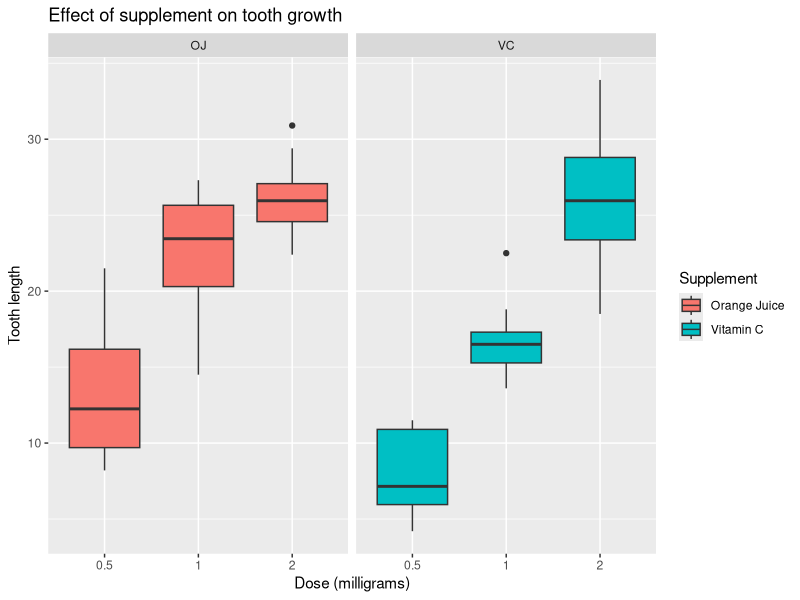

The R script that drew this image:
## ---- chunk 1
knitr::opts_chunk$set(warning=FALSE, message=FALSE)
library('ggplot2')
library('dplyr')
data(ToothGrowth)
## ---- chunk 2
glimpse(ToothGrowth)
summary(ToothGrowth)
unique(ToothGrowth$dose)
## ---- chunk 3
ToothGrowth$dose <- as.factor(ToothGrowth$dose)
## ---- chunk 4
g <- ggplot(ToothGrowth, aes(x = dose, y = len, fill = supp))
g <- g + geom_boxplot(aes(x = dose))
g <- g + labs(title="Effect of supplement on tooth growth",
              x="Dose (milligrams)",
              y="Tooth length")
g <- g + scale_fill_discrete(name="Supplement",
                             labels=c('Orange Juice', 'Vitamin C'))
g <- g + facet_grid(. ~ supp)
g
## ---- chunk 5
oj <- ToothGrowth[ToothGrowth$supp == 'OJ',]$len
vc <- ToothGrowth[ToothGrowth$supp == 'VC',]$len
res <- t.test(oj, vc, paired=FALSE, var.equal=FALSE)
## ---- chunk 6
mg05 <- ToothGrowth[ToothGrowth$dose == 0.5,]$len
mg10 <- ToothGrowth[ToothGrowth$dose == 1.0,]$len
## ---- chunk 7
res <- t.test(mg05, mg10, paired=FALSE, var.equal=TRUE)
## ---- chunk 8
mg20 <- ToothGrowth[ToothGrowth$dose == 2.0,]$len
## ---- chunk 9
res <- t.test(mg10, mg20, paired=FALSE, var.equal=FALSE)
## ---- chunk 10
oj <- ToothGrowth[ToothGrowth$supp == 'OJ',]$len
vc <- ToothGrowth[ToothGrowth$supp == 'VC',]$len
t.test(oj, vc, paired=FALSE, var.equal=FALSE)
## ---- chunk 11
mg05 <- ToothGrowth[ToothGrowth$dose == 0.5,]$len
mg10 <- ToothGrowth[ToothGrowth$dose == 1.0,]$len
t.test(mg05, mg10, paired=FALSE, var.equal=TRUE)
## ---- chunk 12
mg10 <- ToothGrowth[ToothGrowth$dose == 1.0,]$len
mg20 <- ToothGrowth[ToothGrowth$dose == 2.0,]$len
t.test(mg10, mg20, paired=FALSE, var.equal=FALSE)
